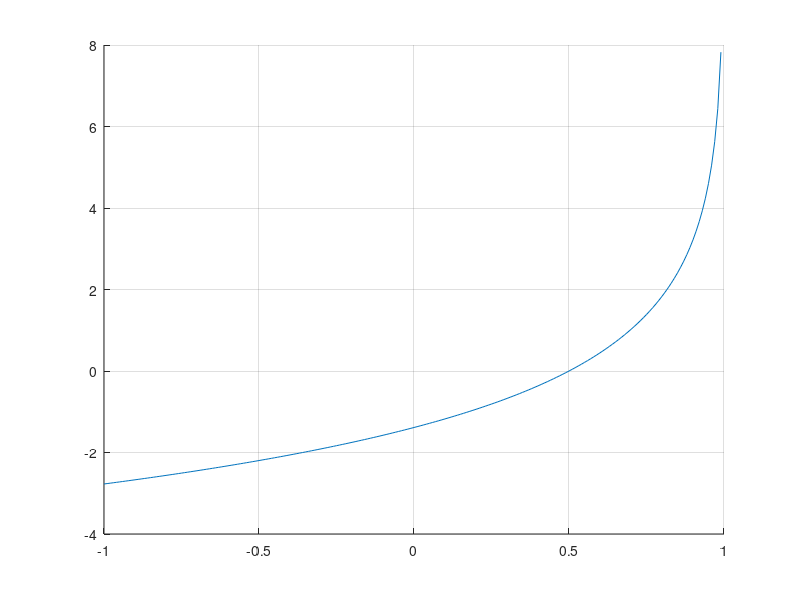

The MATLAB script that drew this image: (Note: this script raises an error after producing the figure.)
clear;
close all;

X = -1:0.01: 1;
u = 0;
b = 2;

F1 = @(x) -b * log(-2*(x-1));

Y3 = F1(X);

hold on;
grid on;
plot(X, Y3);

figure();

histogram(Y3)
